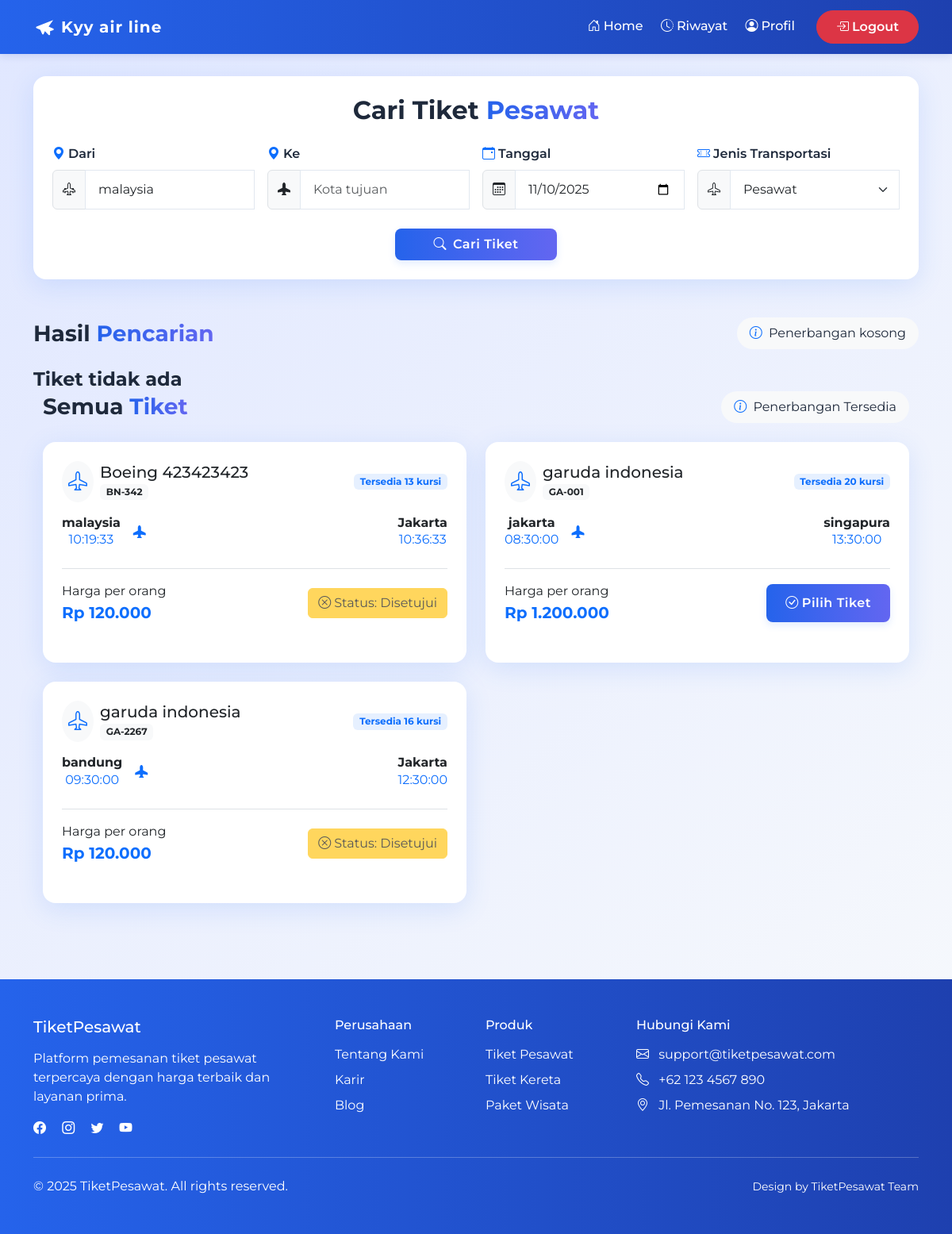
The app's page /pencarian.php?dari=malaysia (signed in) with its own data.
### tables this page shows
CREATE TABLE `pesawat` (
  `id` int NOT NULL,
  `nama` varchar(50) NOT NULL,
  `no_penerbangan` varchar(50) NOT NULL,
  `asal` varchar(50) NOT NULL,
  `tujuan` varchar(50) NOT NULL,
  `waktu_berangkat` time DEFAULT NULL,
  `harga` decimal(12,2) NOT NULL,
  `created_at` timestamp NOT NULL DEFAULT CURRENT_TIMESTAMP,
  `updated_at` timestamp NOT NULL DEFAULT CURRENT_TIMESTAMP,
  `waktu_tiba` time DEFAULT NULL,
  `kursi_tersedia` int NOT NULL
);

CREATE TABLE `bookings` (
  `id` int NOT NULL,
  `id_pesawat` int NOT NULL,
  `id_user` int NOT NULL,
  `kode` varchar(50) NOT NULL,
  `status` enum('disetujui','menunggu') NOT NULL,
  `kelas` enum('ekonomi','bisnis','first class') NOT NULL,
  `created_at` varchar(100) NOT NULL
);

### pencarian.php (the view, shortened to what this page needs)
<?php
include "./koneksi.php";
$is_logged_in = isset($_SESSION['user_id']);
$user_id = $is_logged_in ? $_SESSION['user_id'] : null;
$user_bookings = [];
if ($is_logged_in) {
	$stmt_bookings = $mysql->prepare("SELECT id_pesawat, status FROM bookings WHERE id_user = ?");
	if ($stmt_bookings === false) {
		error_log("Prepare failed (bookings): " . $mysql->error);
	} else {
		$stmt_bookings->bind_param("i", $user_id);
		$stmt_bookings->execute();
		$bookings_result = $stmt_bookings->get_result();
		while ($row = $bookings_result->fetch_assoc()) {
			$user_bookings[$row['id_pesawat']] = $row;
		}
	}
}
$query = "SELECT * FROM pesawat";
$result_semua_tiket = $mysql->query($query)->fetch_all(MYSQLI_ASSOC);
$result_pencarian = null;
?>
<!DOCTYPE html>
<html lang="id">
<head>
	<link href="https://cdn.jsdelivr.net/npm/bootstrap@5.3.3/dist/css/bootstrap.min.css" rel="stylesheet">
	<link rel="stylesheet" href="https://cdn.jsdelivr.net/npm/bootstrap-icons@1.11.1/font/bootstrap-icons.css">
	<link rel="stylesheet" href="./assets/css/style.css">
	<link rel="stylesheet" href="https://cdnjs.cloudflare.com/ajax/libs/animate.css/4.1.1/animate.min.css" />
</head>
<body>
	<?php
	include "navbar.php";
	?>
	<section class="container py-5 mt-5">
		<div class="search-form p-4 mb-5 animate__animated animate__fadeIn">
			<h2 class="mb-4 text-center fw-bold">Cari Tiket <span class="text-primary-gradient">Pesawat</span></h2>
			<form method="GET" class="needs-validation" novalidate>
				<div class="row g-3">
					<div class="col-md-3">
						<label for="dari" class="form-label"><i class="bi bi-geo-alt-fill me-1 text-primary"></i>Dari</label>
						<div class="input-group">
							<span class="input-group-text bg-light"><i class="bi bi-airplane-engines"></i></span>
							<input type="text" class="form-control" id="dari" name="dari" placeholder="Kota asal" value="<?php echo isset($_GET['dari']) ? htmlspecialchars($_GET['dari']) : ''; ?>" required>
						</div>
					</div>
					<div class="col-md-3">
						<label for="ke" class="form-label"><i class="bi bi-geo-alt-fill me-1 text-primary"></i>Ke</label>
						<div class="input-group">
							<span class="input-group-text bg-light"><i class="bi bi-airplane-fill"></i></span>
							<input type="text" class="form-control" id="ke" name="ke" placeholder="Kota tujuan" value="<?php echo isset($_GET['ke']) ? htmlspecialchars($_GET['ke']) : ''; ?>" required>
						</div>
					</div>
					<div class="col-md-3">
						<label for="tanggal" class="form-label"><i class="bi bi-calendar-event me-1 text-primary"></i>Tanggal</label>
						<div class="input-group">
							<span class="input-group-text bg-light"><i class="bi bi-calendar3"></i></span>
							<input type="date" class="form-control" id="tanggal" name="tanggal" value="<?php echo isset($_GET['tanggal']) ? htmlspecialchars($_GET['tanggal']) : date('Y-m-d'); ?>" required>
						</div>
					</div>
					<div class="col-md-3">
						<label for="jenis" class="form-label"><i class="bi bi-ticket-perforated me-1 text-primary"></i>Jenis Transportasi</label>
						<div class="input-group">
							<span class="input-group-text bg-light"><i class="bi bi-airplane"></i></span>
							<select class="form-select" id="jenis" name="jenis" required>
								<option value="pesawat" <?php echo (isset($_GET['jenis']) && $_GET['jenis'] == 'pesawat') ? 'selected' : ''; ?>>Pesawat</option>
							</select>
						</div>
					</div>
					<div class="col-12 text-center mt-4">
						<button type="submit" class="btn btn-primary px-5 py-2 animate__animated animate__pulse animate__infinite animate__slower">
							<i class="bi bi-search me-2"></i>Cari Tiket
						</button>
					</div>
				</div>
			</form>
		</div>
		<?php
		if (isset($result_pencarian) && isset($_GET["dari"]) && !empty($result_pencarian)) {
		?>
			<section class="container">
				<div class="search-results">
					<div class="d-flex justify-content-between align-items-center mb-4">
						<h3 class="fw-bold mb-0">Hasil <span class="text-primary-gradient">Pencarian</span></h3>
						<div class="search-summary bg-light rounded-pill px-3 py-2">
							<i class="bi bi-info-circle me-1 text-primary"></i>
							<span>Penerbangan Tersedia</span>
						</div>
					</div>
					<div class="row g-4" data-animate="animate-fade-in">
						<?php
						foreach ($result_pencarian as $pesawat) {
							$rupiah = "Rp " . number_format($pesawat["harga"], 0, ",", ".");
							$is_booked = $is_logged_in && isset($user_bookings[$pesawat["id"]]);
							$booking_status = $is_booked ? htmlspecialchars($user_bookings[$pesawat["id"]]['status']) : '';
						?>
							<div class="col-md-6" data-animate="animate-fade-in">
								<div class="result-card card h-100">
									<div class="card-body p-4">
										<div class="d-flex justify-content-between align-items-center mb-3">
											<div class="d-flex align-items-center">
												<div class="airline-logo me-2 rounded-circle bg-light p-2">
													<i class="bi bi-airplane text-primary" style="font-size: 1.5rem;"></i>
												</div>
												<div>
													<h5 class="card-title mb-0"><?= htmlspecialchars($pesawat["nama"]) ?></h5>
													<span class="badge bg-light text-dark"><?= htmlspecialchars($pesawat["no_penerbangan"]) ?></span>
												</div>
											</div>
											<span class="badge bg-primary bg-opacity-10 text-primary"><?= "Tersedia " . $pesawat["kursi_tersedia"] . " kursi" ?? 'Tidak ada kursi tersedia' ?></span>
										</div>
										<div class="flight-route d-flex justify-content-between align-items-center mb-4 position-relative">
											<div class="text-center">
												<h6 class="fw-bold mb-0"><?= htmlspecialchars($pesawat["asal"]) ?></h6>
												<p class="mb-0 text-primary"><?= htmlspecialchars($pesawat["waktu_berangkat"]) ?></p>
											</div>
											<div class="flight-line position-relative flex-grow-1 mx-3">
												<div class="flight-icon">
													<i class="bi bi-airplane-fill text-primary"></i>
												</div>
											</div>
											<div class="text-center">
												<h6 class="fw-bold mb-0"><?= htmlspecialchars($pesawat["tujuan"]) ?></h6>
												<p class="mb-0 text-primary"><?= htmlspecialchars($pesawat["waktu_tiba"]) ?></p>
											</div>
										</div>
										<div class="d-flex justify-content-between align-items-center mt-3 pt-3 border-top">
											<div>
												<p class="mb-0">Harga per orang</p>
												<p class="card-text fw-bold text-primary mb-0 fs-5"><?= $rupiah ?></p>
											</div>
											<?php if (!$is_logged_in): ?>
												<a href="./login.php" class="btn btn-primary">
													<i class="bi bi-box-arrow-in-right me-1"></i>Pilih Tiket (Login)
												</a>
											<?php elseif ($is_booked): ?>
												<button class="btn btn-warning" disabled>
													<i class="bi bi-x-circle me-1"></i>Status: <?= ucfirst($booking_status) ?>
												</button>
											<?php else: ?>
												<a href="./konfirmasi.php?pesawat=<?= htmlspecialchars($pesawat["id"]) ?>" class="btn btn-primary">
													<i class="bi bi-check-circle me-1"></i>Pilih Tiket
												</a>
											<?php endif; ?>
										</div>
									</div>
								</div>
							</div>
						<?php
						}
						?>
					</div>
				</div>
			</section>
		<?php
		} else if (empty($result_pencarian) && isset($_GET["dari"])) {
		?>
			<div class="d-flex justify-content-between align-items-center mb-4">
				<h3 class="fw-bold mb-0">Hasil <span class="text-primary-gradient">Pencarian</span></h3>
				<div class="search-summary bg-light rounded-pill px-3 py-2">
					<i class="bi bi-info-circle me-1 text-primary"></i>
					<span>Penerbangan kosong</span>
				</div>
			</div>
			<h4 class="fw-bold mb-0">Tiket tidak ada</span></h4>
		<?php
		}
		?>
		<section class="container" style="<?php if (isset($result_pencarian) && isset($_GET["dari"])) echo "margin-top: 10rem;" ?>">
			<div class="search-results">
				<div class="d-flex justify-content-between align-items-center mb-4">
					<h3 class="fw-bold mb-0">Semua <span class="text-primary-gradient">Tiket</span></h3>
					<div class="search-summary bg-light rounded-pill px-3 py-2">
						<i class="bi bi-info-circle me-1 text-primary"></i>
						<span>Penerbangan Tersedia</span>
					</div>
				</div>
				<div class="row g-4" data-animate="animate-fade-in">
					<?php
					foreach ($result_semua_tiket as $pesawat) {
						$rupiah = "Rp " . number_format($pesawat["harga"], 0, ",", ".");
						$is_booked = $is_logged_in && isset($user_bookings[$pesawat["id"]]);
						$booking_status = $is_booked ? htmlspecialchars($user_bookings[$pesawat["id"]]['status']) : '';
					?>
						<div class="col-md-6" data-animate="animate-fade-in">
							<div class="result-card card h-100">
								<div class="card-body p-4">
									<div class="d-flex justify-content-between align-items-center mb-3">
										<div class="d-flex align-items-center">
											<div class="airline-logo me-2 rounded-circle bg-light p-2">
												<i class="bi bi-airplane text-primary" style="font-size: 1.5rem;"></i>
											</div>
											<div>
												<h5 class="card-title mb-0"><?= htmlspecialchars($pesawat["nama"]) ?></h5>
												<span class="badge bg-light text-dark"><?= htmlspecialchars($pesawat["no_penerbangan"]) ?></span>
											</div>
										</div>
										<span class="badge bg-primary bg-opacity-10 text-primary"><?= "Tersedia " . $pesawat["kursi_tersedia"] . " kursi" ?? 'Tidak ada kursi tersedia' ?></span>
									</div>
									<div class="flight-route d-flex justify-content-between align-items-center mb-4 position-relative">
										<div class="text-center">
											<h6 class="fw-bold mb-0"><?= htmlspecialchars($pesawat["asal"]) ?></h6>
											<p class="mb-0 text-primary"><?= htmlspecialchars($pesawat["waktu_berangkat"]) ?></p>
										</div>
										<div class="flight-line position-relative flex-grow-1 mx-3">
											<div class="flight-icon">
												<i class="bi bi-airplane-fill text-primary"></i>
											</div>
										</div>
										<div class="text-center">
											<h6 class="fw-bold mb-0"><?= htmlspecialchars($pesawat["tujuan"]) ?></h6>
											<p class="mb-0 text-primary"><?= htmlspecialchars($pesawat["waktu_tiba"]) ?></p>
										</div>
									</div>
									<div class="d-flex justify-content-between align-items-center mt-3 pt-3 border-top">
										<div>
											<p class="mb-0">Harga per orang</p>
											<p class="card-text fw-bold text-primary mb-0 fs-5"><?= $rupiah ?></p>
										</div>
										<?php if (!$is_logged_in): ?>
											<a href="./login.php" class="btn btn-primary">
												<i class="bi bi-box-arrow-in-right me-1"></i>Pilih Tiket (Login)
											</a>
										<?php elseif ($is_booked): ?>
											<button class="btn btn-warning" disabled>
												<i class="bi bi-x-circle me-1"></i>Status: <?= ucfirst($booking_status) ?>
											</button>
										<?php else: ?>
											<a href="./konfirmasi.php?pesawat=<?= htmlspecialchars($pesawat["id"]) ?>" class="btn btn-primary">
												<i class="bi bi-check-circle me-1"></i>Pilih Tiket
											</a>
										<?php endif; ?>
									</div>
								</div>
							</div>
						</div>
					<?php
					}
					?>
				</div>
			</div>
		</section>
	</section>
	<footer class="footer text-white text-center py-5 mt-5">
		<div class="container">
			<div class="row">
				<div class="col-md-4 mb-4 mb-md-0 text-md-start">
					<h5 class="mb-3">TiketPesawat</h5>
					<p class="mb-0">Platform pemesanan tiket pesawat terpercaya dengan harga terbaik dan layanan prima.</p>
					<div class="mt-3">
						<a href="#" class="text-white me-3"><i class="bi bi-facebook"></i></a>
						<a href="#" class="text-white me-3"><i class="bi bi-instagram"></i></a>
						<a href="#" class="text-white me-3"><i class="bi bi-twitter"></i></a>
						<a href="#" class="text-white"><i class="bi bi-youtube"></i></a>
					</div>
				</div>
				<div class="col-md-2 mb-4 mb-md-0 text-md-start">
					<h6 class="mb-3">Perusahaan</h6>
					<ul class="list-unstyled">
						<li class="mb-2"><a href="#" class="text-white">Tentang Kami</a></li>
						<li class="mb-2"><a href="#" class="text-white">Karir</a></li>
						<li class="mb-2"><a href="#" class="text-white">Blog</a></li>
					</ul>
				</div>
				<div class="col-md-2 mb-4 mb-md-0 text-md-start">
					<h6 class="mb-3">Produk</h6>
					<ul class="list-unstyled">
						<li class="mb-2"><a href="#" class="text-white">Tiket Pesawat</a></li>
						<li class="mb-2"><a href="#" class="text-white">Tiket Kereta</a></li>
						<li class="mb-2"><a href="#" class="text-white">Paket Wisata</a></li>
					</ul>
				</div>
				<div class="col-md-4 text-md-start">
					<h6 class="mb-3">Hubungi Kami</h6>
					<ul class="list-unstyled">
						<li class="mb-2"><i class="bi bi-envelope me-2"></i> support@tiketpesawat.com</li>
						<li class="mb-2"><i class="bi bi-telephone me-2"></i> +62 123 4567 890</li>
						<li class="mb-2"><i class="bi bi-geo-alt me-2"></i> Jl. Pemesanan No. 123, Jakarta</li>
					</ul>
				</div>
			</div>
			<hr class="my-4 bg-white">
			<div class="row">
				<div class="col-md-6 text-md-start">
					<p class="mb-0">&copy; 2025 TiketPesawat. All rights reserved.</p>
				</div>
				<div class="col-md-6 text-md-end">
					<small>Design by TiketPesawat Team</small>
				</div>
			</div>
		</div>
	</footer>
</body>
</html>

### assets/css/style.css (style rules this page uses)
:root { --primary-color: #2563eb; --primary-dark: #1e40af; --primary-light: #60a5fa; --accent-color: #ffd700; --text-dark: #1e293b; --text-light: #f8fafc; --bg-gradient: linear-gradient(135deg, #e0e7ff 0%, #f8fafc 100%); --card-shadow: 0 8px 32px rgba(59, 130, 246, 0.15); --transition-normal: all 0.3s ease; --transition-slow: all 0.5s ease; }
* { padding: 0; margin: 0; box-sizing: border-box; }
body { display: block; width: 100vw; height: 100%; font-family: 'Montserrat', Arial, sans-serif; background: var(--bg-gradient); color: var(--text-dark); overflow-x: hidden; }
html { scroll-behavior: smooth; }
.animate-fade-in { animation: fadeIn 0.8s ease forwards; }
.search-form { border-radius: 1rem; background: #fff; box-shadow: var(--card-shadow); padding: 1.5rem; margin-bottom: 2rem; transition: var(--transition-normal); }
.search-form .form-control, .search-form .form-select { border-radius: 0.5rem; padding: 0.75rem 1rem; border: 1px solid #e2e8f0; transition: var(--transition-normal); }
.search-form .form-label { font-weight: 600; color: var(--text-dark); margin-bottom: 0.5rem; }
.btn-primary { background: linear-gradient(90deg, var(--primary-color) 0%, #6366f1 100%); border: none; font-weight: 600; letter-spacing: 0.5px; box-shadow: 0 4px 10px rgba(59, 130, 246, 0.15); padding: 0.75rem 1.5rem; border-radius: 0.5rem; transition: var(--transition-normal); }
.result-card { border-radius: 1rem; overflow: hidden; box-shadow: var(--card-shadow); transition: var(--transition-normal); border: none; margin-bottom: 1.5rem; }
.footer { background: linear-gradient(90deg, var(--primary-color) 0%, var(--primary-dark) 100%); color: white; padding: 2rem 0; margin-top: 3rem; }
.footer a { color: white; text-decoration: none; transition: var(--transition-normal); }
.text-primary-gradient { background: linear-gradient(90deg, var(--primary-color) 0%, #6366f1 100%); -webkit-background-clip: text; -webkit-text-fill-color: transparent; }

### records on screen
pesawat: nama "Boeing 423423423", no_penerbangan "BN-342", kursi_tersedia "Tersedia 13 kursi", asal "malaysia", waktu_berangkat "10:19:33", tujuan "Jakarta", waktu_tiba "10:36:33", harga "Rp 120.000", id.status "Disetujui"
pesawat: nama "garuda indonesia", no_penerbangan "GA-001", kursi_tersedia "Tersedia 20 kursi", asal "jakarta", waktu_berangkat "08:30:00", tujuan "singapura", waktu_tiba "13:30:00", harga "Rp 1.200.000"
pesawat: nama "garuda indonesia", no_penerbangan "GA-2267", kursi_tersedia "Tersedia 16 kursi", asal "bandung", waktu_berangkat "09:30:00", tujuan "Jakarta", waktu_tiba "12:30:00", harga "Rp 120.000", id.status "Disetujui"
